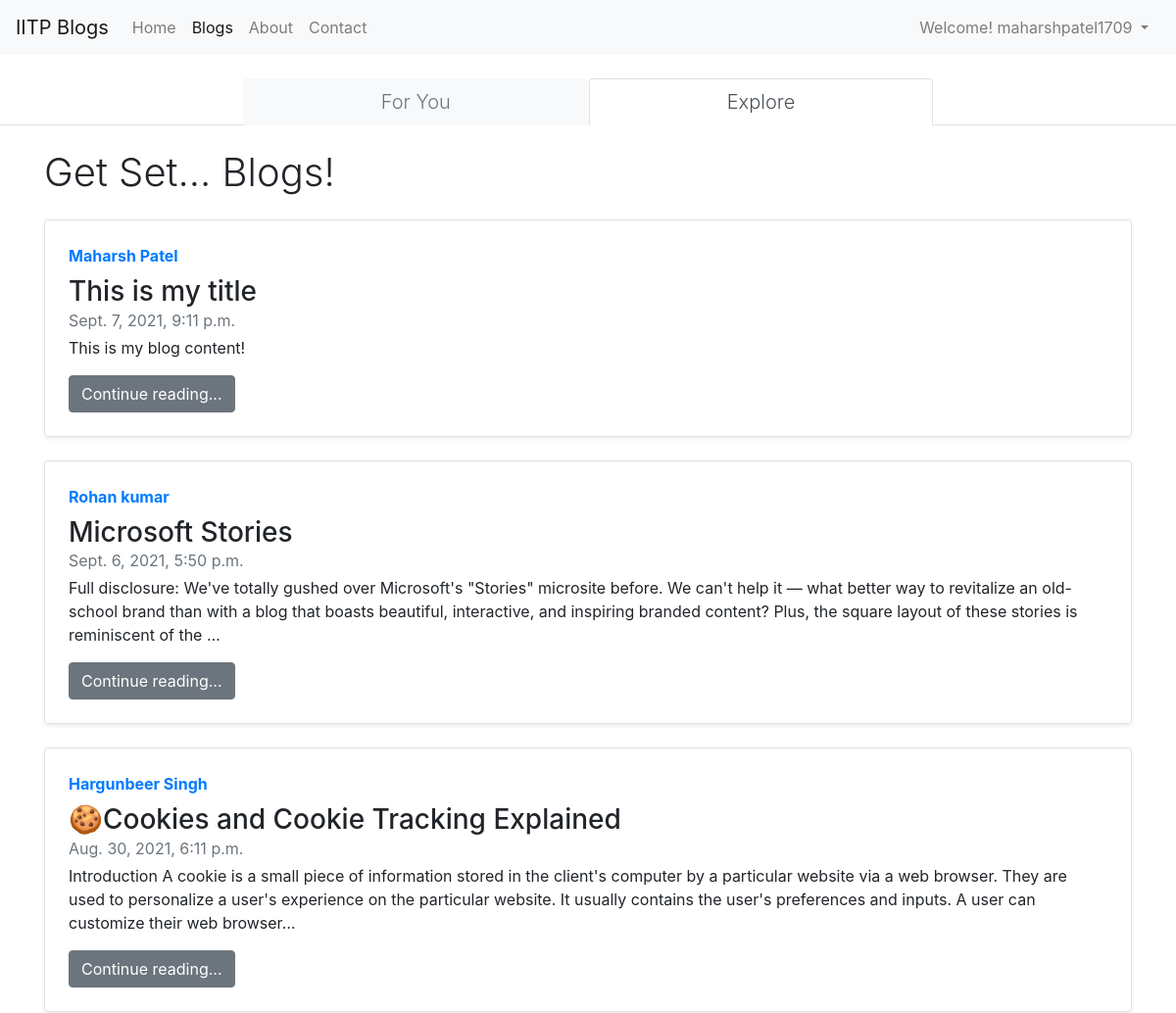
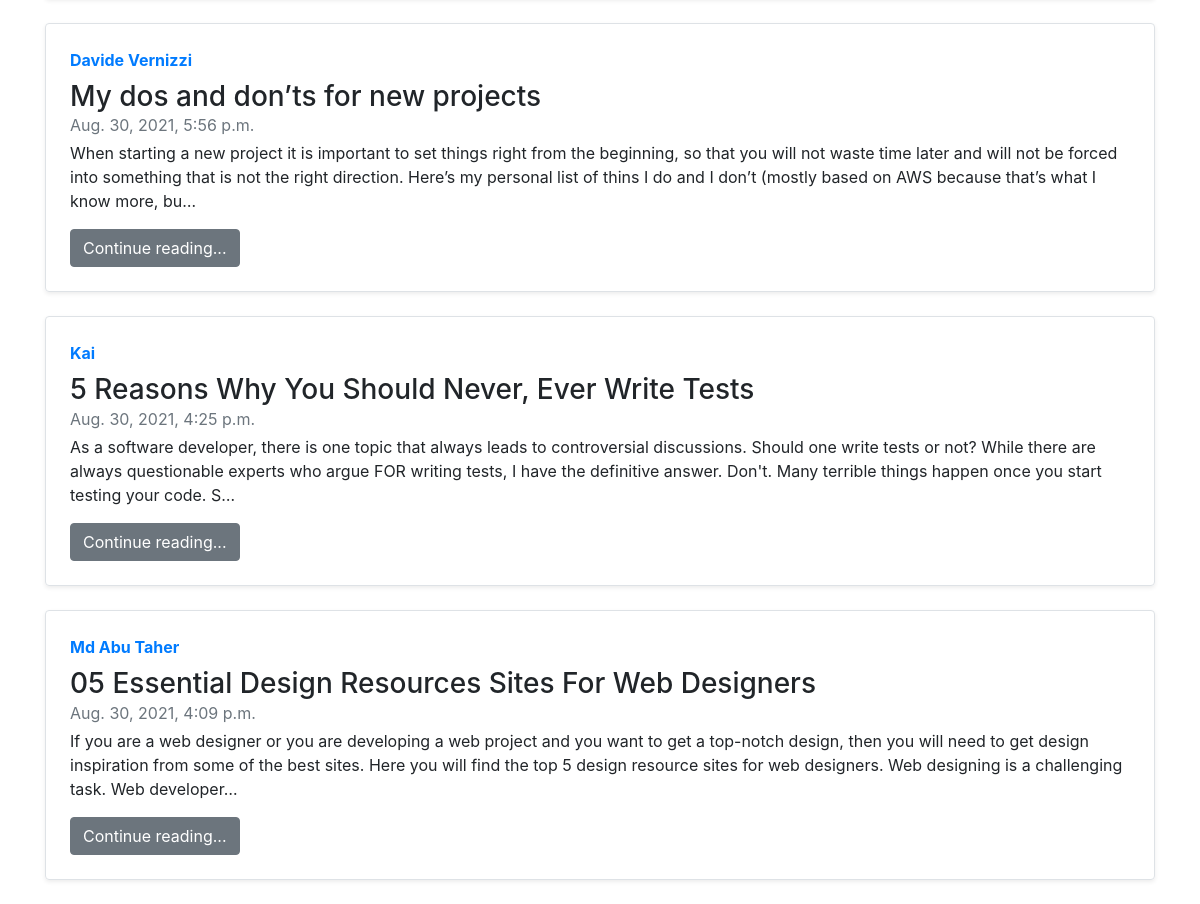
Screenshot of /blog/explore (signed in) with the database file from the repository (2 pictures, top to bottom).
### blog/models.py (models this page shows, shortened)
class Post(models.Model):
    sNo = models.AutoField(primary_key=True)
    user_id = models.ForeignKey(User, null=True, on_delete=models.CASCADE)
    title = models.CharField(max_length=255)
    author = models.CharField(max_length=100)
    slug = models.CharField(max_length=100)
    content = models.TextField()
    timestamp = models.DateTimeField(auto_now_add=True, blank=True)
    likes = models.ManyToManyField(User, related_name='likes', blank=True)

### blog/views.py (the view)
# urls.py: path('explore', views.explore, name='explore'),
@login_required
def explore(request):
    allPosts = Post.objects.all().order_by('-timestamp')
    is_explore = True
    context = {'allPosts': allPosts, 'is_explore': is_explore}
    return render(request, 'blog/blogHome.html', context)

### templates/blog/blogHome.html (shortened to what this page needs)
{% extends 'base.html' %}
{% block blogactive %} active {% endblock blogactive %}
{% block body %}
{% if is_explore %}
<div class="my-4">
<ul class="nav nav-tabs nav-fill">
  <li class="nav-item"></li>
  <li class="nav-item">
    <a class="nav-link btn-block lead bg-light text-secondary" role="button" href="/blog">For You</a>
  </li>
  <li class="nav-item">
    <a class="nav-link active btn-block lead" role="button" href="/blog/explore">Explore</a>
  </li>
  <li class="nav-item"></li>
</ul>
</div>
{% endif %}
<div class="container my-4">
  <p class="h1 font-weight-light">Get Set... Blogs!</p>
  {% for post in allPosts %}
  <div class="row no-gutters border rounded overflow-hidden flex-md-row my-4 shadow-sm h-md-250 position-relative">
    <div class="col p-4 d-flex flex-column position-static">
      <strong class="d-inline-block mb-2 text-primary"><a href="/profile/{{post.user_id}}">{{post.author}}</a></strong>
      <h3 class="mb-0">{{post.title}}</h3>
      <div class="mb-1 text-muted">{{post.timestamp}}</div>
      <p class="card-text mb-auto">{{post.content| truncatechars:300}}</p>
      <div class="mt-3">
        <a href="{{post.sNo}}" role="button" class="btn btn-secondary">Continue reading...</a>
      </div>
    </div>
  </div>
  {% endfor %}
</div>
{% endblock body %}

### templates/base.html (shortened to what this page needs)
<!doctype html>
<html lang="en">
  <head>
    <link rel="stylesheet" href="https://cdn.jsdelivr.net/npm/bootstrap@4.6.0/dist/css/bootstrap.min.css">
  </head>
  <body>
    <nav class="navbar navbar-expand-lg navbar-light bg-light">
        <a class="navbar-brand" href="/">IITP Blogs</a>
        <div class="collapse navbar-collapse" id="navbarSupportedContent">
          <ul class="navbar-nav mr-auto">
            <li class="nav-item {% block homeactive %} {% endblock homeactive %}">
              <a class="nav-link" href="/">Home <span class="sr-only">(current)</span></a>
            </li>
            {% if user.is_authenticated %}
            <li class="nav-item {% block blogactive %} {% endblock blogactive %}">
              <a class="nav-link" href="/blog">Blogs</a>
            </li>
            {% endif %}
            <li class="nav-item {% block aboutactive %} {% endblock aboutactive %}">
              <a class="nav-link" href="/about">About</a>
            </li>
            <li class="nav-item {% block contactactive %} {% endblock contactactive %}">
              <a class="nav-link" href="/contact">Contact</a>
            </li>
          </ul>
          {% if user.is_authenticated %}
          <ul class="navbar-nav ml-auto mr-1">
            <li class="nav-item dropdown">
              <a class="nav-link dropdown-toggle" id="navbarDropdown" role="button" data-toggle="dropdown" aria-haspopup="true" aria-expanded="false">
                Welcome! {{request.user}}
              </a>
            </li>
          </ul>
          {% endif %}
        </div>
    </nav>
    {% block body %}
    {% endblock body %}
  </body>
</html>

### rows the page displays
Post: author "Maharsh Patel", title "This is my title", timestamp "Sept. 7, 2021, 9:11 p.m.", content "This is my blog content!"
Post: author "Rohan kumar", title "Microsoft Stories", timestamp "Sept. 6, 2021, 5:50 p.m.", content "Full disclosure: We've totally gushed over Microsoft's \"Stories\" microsite before. We can't help it — what better way to revitalize an old-school brand than with a blog that boasts beautiful, interactive, and inspiring branded content? Plus, the square layout of these stories is reminiscent of the …"
Post: author "Hargunbeer Singh", title "🍪Cookies and Cookie Tracking Explained", timestamp "Aug. 30, 2021, 6:11 p.m.", content "Introduction A cookie is a small piece of information stored in the client's computer by a particular website via a web browser. They are used to personalize a user's experience on the particular website. It usually contains the user's preferences and inputs. A user can customize their web browser…"
Post: author "Davide Vernizzi", title "My dos and don’ts for new projects", timestamp "Aug. 30, 2021, 5:56 p.m.", content "When starting a new project it is important to set things right from the beginning, so that you will not waste time later and will not be forced into something that is not the right direction. Here’s my personal list of thins I do and I don’t (mostly based on AWS because that’s what I know more, bu…"
Post: author "Kai", title "5 Reasons Why You Should Never, Ever Write Tests", timestamp "Aug. 30, 2021, 4:25 p.m.", content "As a software developer, there is one topic that always leads to controversial discussions. Should one write tests or not? While there are always questionable experts who argue FOR writing tests, I have the definitive answer. Don't. Many terrible things happen once you start testing your code. S…"
Post: author "Md Abu Taher", title "05 Essential Design Resources Sites For Web Designers", timestamp "Aug. 30, 2021, 4:09 p.m.", content "If you are a web designer or you are developing a web project and you want to get a top-notch design, then you will need to get design inspiration from some of the best sites. Here you will find the top 5 design resource sites for web designers. Web designing is a challenging task. Web developer…"

### other values shown
{{ request.user }} "maharshpatel1709"
